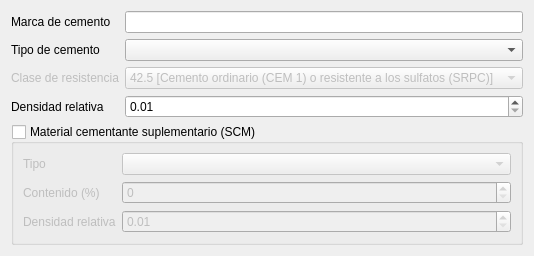
     <widget class="QWidget" name="cementitious_materials">
      <layout class="QVBoxLayout" name="verticalLayout_3" stretch="0,0,1">
       <item>
        <layout class="QFormLayout" name="formLayout_9">
         <item row="1" column="0">
          <widget class="QLabel" name="label_cement_type">
           <property name="text">
            <string>Tipo de cemento</string>
           </property>
           <property name="buddy">
            <cstring>comboBox_cement_type</cstring>
           </property>
          </widget>
         </item>
         <item row="1" column="1">
          <widget class="QComboBox" name="comboBox_cement_type"/>
         </item>
         <item row="2" column="0">
          <widget class="QLabel" name="label_cement_class">
           <property name="enabled">
            <bool>false</bool>
           </property>
           <property name="text">
            <string>Clase de resistencia</string>
           </property>
           <property name="buddy">
            <cstring>comboBox_cement_class</cstring>
           </property>
          </widget>
         </item>
         <item row="2" column="1">
          <widget class="QComboBox" name="comboBox_cement_class">
           <property name="enabled">
            <bool>false</bool>
           </property>
           <item>
            <property name="text">
             <string>42.5 [Cemento ordinario (CEM 1) o resistente a los sulfatos (SRPC)]</string>
            </property>
           </item>
           <item>
            <property name="text">
             <string>52.5 [Cemento portland de endurecimiento rápido]</string>
            </property>
           </item>
          </widget>
         </item>
         <item row="3" column="0">
          <widget class="QLabel" name="label_cement_relative_density">
           <property name="text">
            <string>Densidad relativa</string>
           </property>
           <property name="buddy">
            <cstring>doubleSpinBox_cement_relative_density</cstring>
           </property>
          </widget>
         </item>
         <item row="3" column="1">
          <widget class="QDoubleSpinBox" name="doubleSpinBox_cement_relative_density">
           <property name="minimum">
            <double>0.010000000000000</double>
           </property>
           <property name="maximum">
            <double>100.000000000000000</double>
           </property>
           <property name="singleStep">
            <double>0.010000000000000</double>
           </property>
           <property name="value">
            <double>0.010000000000000</double>
           </property>
          </widget>
         </item>
         <item row="0" column="0">
          <widget class="QLabel" name="label_cement_seller">
           <property name="text">
            <string>Marca de cemento</string>
           </property>
           <property name="buddy">
            <cstring>lineEdit_cement_seller</cstring>
           </property>
          </widget>
         </item>
         <item row="0" column="1">
          <widget class="QLineEdit" name="lineEdit_cement_seller"/>
         </item>
        </layout>
       </item>
       <item>
        <widget class="QGroupBox" name="groupBox_SCM">
         <property name="enabled">
          <bool>true</bool>
         </property>
         <property name="sizePolicy">
          <sizepolicy hsizetype="Preferred" vsizetype="Preferred">
           <horstretch>0</horstretch>
           <verstretch>0</verstretch>
          </sizepolicy>
         </property>
         <property name="title">
          <string>Material cementante suplementario (SCM)</string>
         </property>
         <property name="checkable">
          <bool>true</bool>
         </property>
         <property name="checked">
          <bool>false</bool>
         </property>
         <layout class="QFormLayout" name="formLayout_8">
          <item row="0" column="0">
           <widget class="QLabel" name="label_SCM_type">
            <property name="text">
             <string>Tipo</string>
            </property>
            <property name="buddy">
             <cstring>comboBox_SCM_type</cstring>
            </property>
           </widget>
          </item>
          <item row="0" column="1">
           <widget class="QComboBox" name="comboBox_SCM_type"/>
          </item>
          <item row="1" column="0">
           <widget class="QLabel" name="label_SCM_content">
            <property name="toolTip">
             <string>&lt;html&gt;&lt;head/&gt;&lt;body&gt;&lt;p&gt;Expresado en porcentaje (%) de material por peso con respecto al total de material cementante.&lt;/p&gt;&lt;/body&gt;&lt;/html&gt;</string>
            </property>
            <property name="whatsThis">
             <string>&lt;html&gt;&lt;head/&gt;&lt;body&gt;&lt;p&gt;&lt;br/&gt;&lt;/p&gt;&lt;/body&gt;&lt;/html&gt;</string>
            </property>
            <property name="text">
             <string>Contenido (%)</string>
            </property>
            <property name="buddy">
             <cstring>spinBox_SCM_content</cstring>
            </property>
           </widget>
          </item>
          <item row="1" column="1">
           <widget class="QSpinBox" name="spinBox_SCM_content">
            <property name="maximum">
             <number>50</number>
            </property>
           </widget>
          </item>
          <item row="2" column="0">
           <widget class="QLabel" name="label_SCM_relative_density">
            <property name="text">
             <string>Densidad relativa</string>
            </property>
            <property name="buddy">
             <cstring>doubleSpinBox_SCM_relative_density</cstring>
            </property>
           </widget>
          </item>
          <item row="2" column="1">
           <widget class="QDoubleSpinBox" name="doubleSpinBox_SCM_relative_density">
            <property name="minimum">
             <double>0.010000000000000</double>
            </property>
            <property name="maximum">
             <double>100.000000000000000</double>
            </property>
            <property name="singleStep">
             <double>0.010000000000000</double>
            </property>
           </widget>
          </item>
         </layout>
        </widget>
       </item>
       <item>
        <spacer name="verticalSpacer">
         <property name="orientation">
          <enum>Qt::Orientation::Vertical</enum>
         </property>
         <property name="sizeType">
          <enum>QSizePolicy::Policy::Expanding</enum>
         </property>
         <property name="sizeHint" stdset="0">
          <size>
           <width>0</width>
           <height>0</height>
          </size>
         </property>
        </spacer>
       </item>
      </layout>
     </widget>
